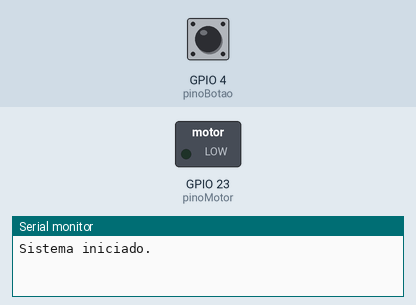
Bench run of a sketch on a simulated ESP32. Shown: switched loads named in the sketch (green lamp = pin HIGH), the last lines printed to the serial monitor. The test bench sets the inputs (shaded band); at power-on: GPIO 4 (pinoBotao) HIGH. Nothing arrives over Bluetooth unless stated.

Above: at 1.2 s.
1.3 s: GPIO 4 (pinoBotao) pulled LOW for 0.15 s
At 1.5 s:
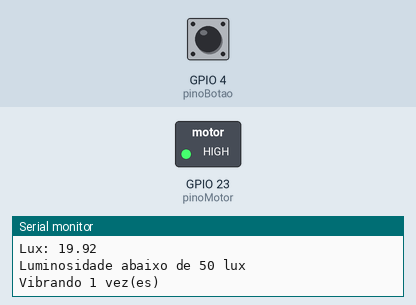
Timing chart, 0 to 5.8 s (numbered marks = the images above; inputs shaded):
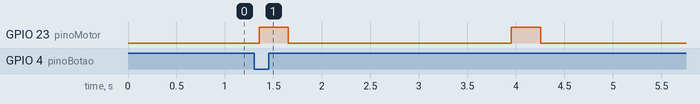

Measured:
- after the input at 1.3 s, GPIO 23 (pinoMotor): alternates HIGH for 0.30 s and LOW for 2.3 s, 4 changes in all, then stays LOW, starting after 0.06 s

The sketch:

sketch.ino
```cpp
#include "BluetoothSerial.h"

BluetoothSerial SerialBT;

const int pinoLDR = 34;
const int pinoBotao = 4;
const int pinoMotor = 23;

const float VCC = 3.3;
const float R_FIXO = 10000.0;

bool ultimoEstadoBotao = HIGH;

void setup() {
  Serial.begin(115200);

  SerialBT.begin("ESP32_Luminosidade");

  pinMode(pinoBotao, INPUT_PULLUP);
  pinMode(pinoMotor, OUTPUT);
  digitalWrite(pinoMotor, LOW);

  Serial.println("Sistema iniciado.");
}

void vibrar(int vezes) {

  Serial.print("Vibrando ");
  Serial.print(vezes);
  Serial.println(" vez(es)");

  for (int i = 0; i < vezes; i++) {

    digitalWrite(pinoMotor, HIGH);
    delay(300);

    digitalWrite(pinoMotor, LOW);
    delay(300);
  }
}

void loop() {

  bool estadoBotao = digitalRead(pinoBotao);

  // Detecta apenas a transição HIGH -> LOW
  if (ultimoEstadoBotao == HIGH && estadoBotao == LOW) {

    delay(50); // debounce

    if (digitalRead(pinoBotao) == LOW) {

      Serial.println("\n=== BOTAO PRESSIONADO ===");
      int adc = analogRead(pinoLDR);

      if (adc < 1) adc = 1;
      if (adc > 4094) adc = 4094;

      float tensao = adc * (VCC / 4095.0);

      float rLDR = R_FIXO * ((VCC / tensao) - 1.0);

      float lux = 500.0 / pow((rLDR / 1000.0), 1.4);

      Serial.print("ADC: ");
      Serial.println(adc);

      Serial.print("Tensao: ");
      Serial.print(tensao);
      Serial.println(" V");

      Serial.print("Lux: ");
      Serial.println(lux);

      String msg =
        "ADC=" + String(adc) +
        " | V=" + String(tensao, 2) +
        "V | Lux=" + String(lux, 1);

      SerialBT.println(msg);

      if (lux > 250.0) {
        Serial.println("Luminosidade acima de 50 lux");
        vibrar(3);
      }
      else if(lux > 150 && lux <= 250){
        Serial.println("Luminosidade entre 150 lux e 250 lux");
        vibrar(2);
      }

      else if(lux > 50 && lux <= 150){
        Serial.println("Luminosidade entre 50 lux e 150 lux");
        vibrar(1);
      }

      else{
        Serial.println("Luminosidade abaixo de 50 lux");
        vibrar(1);
        delay(2000);
        vibrar(1);
      }
    }
  }

  ultimoEstadoBotao = estadoBotao;
}
```
